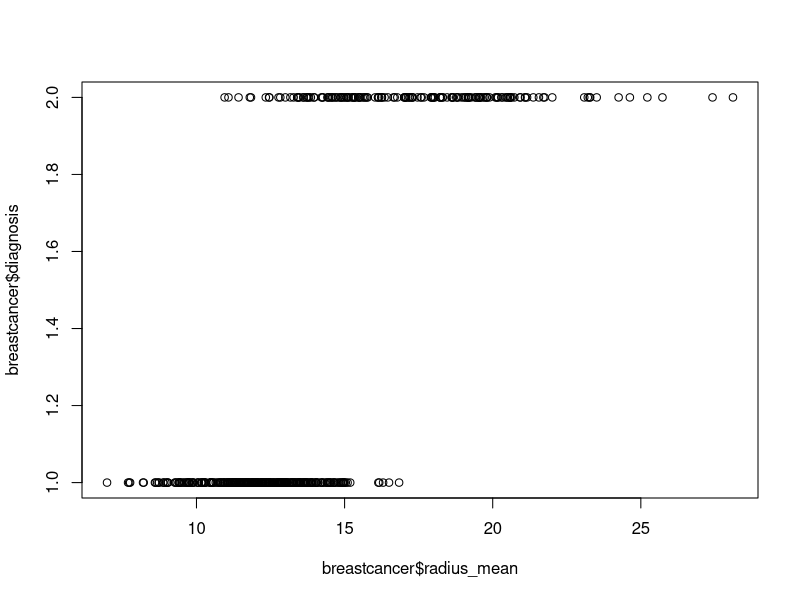
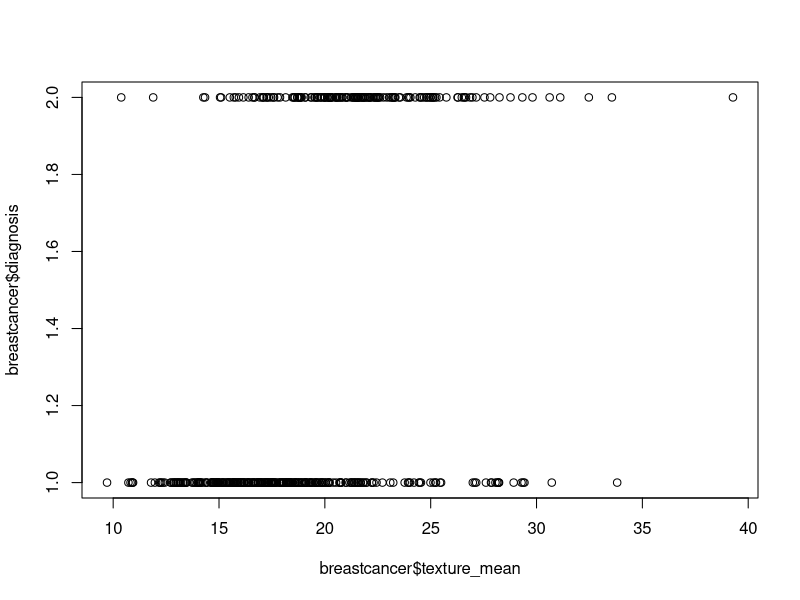
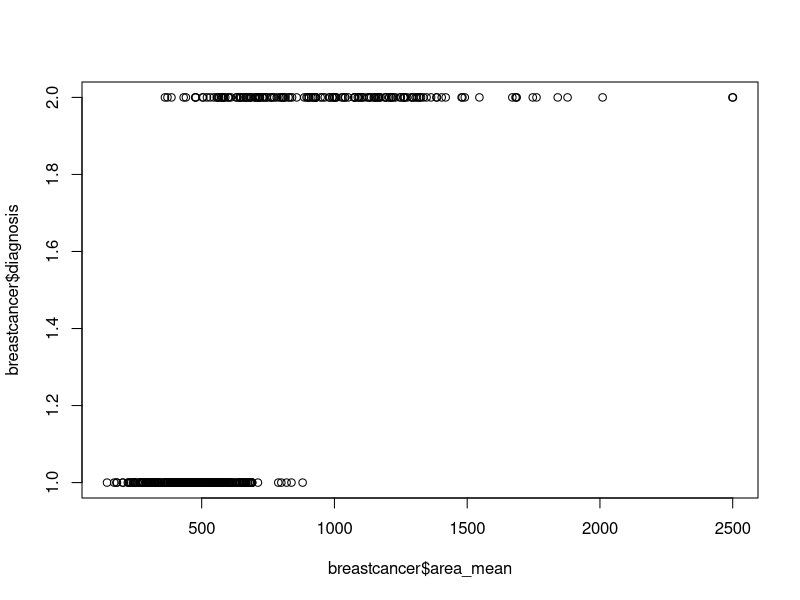
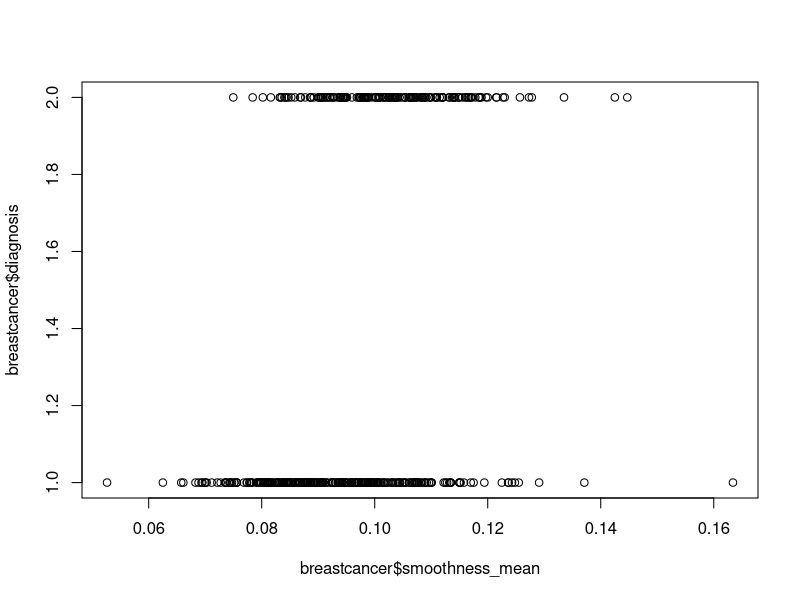
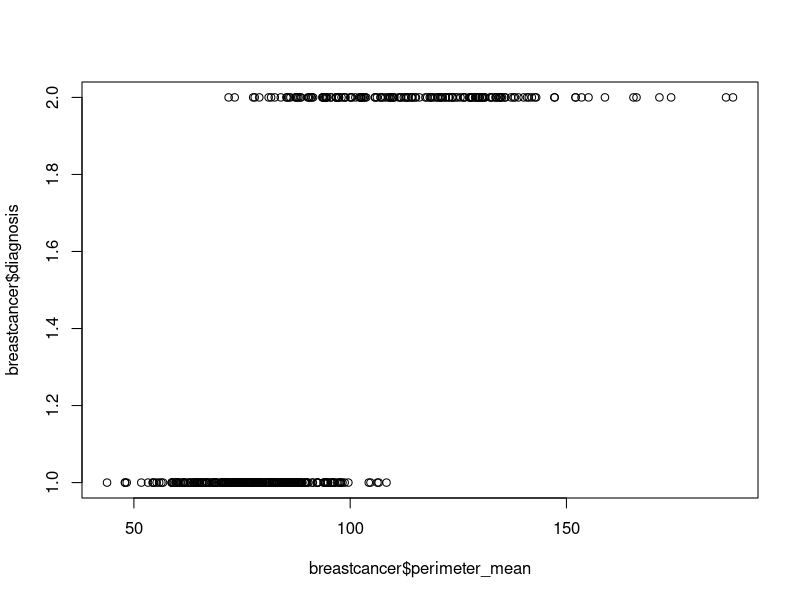
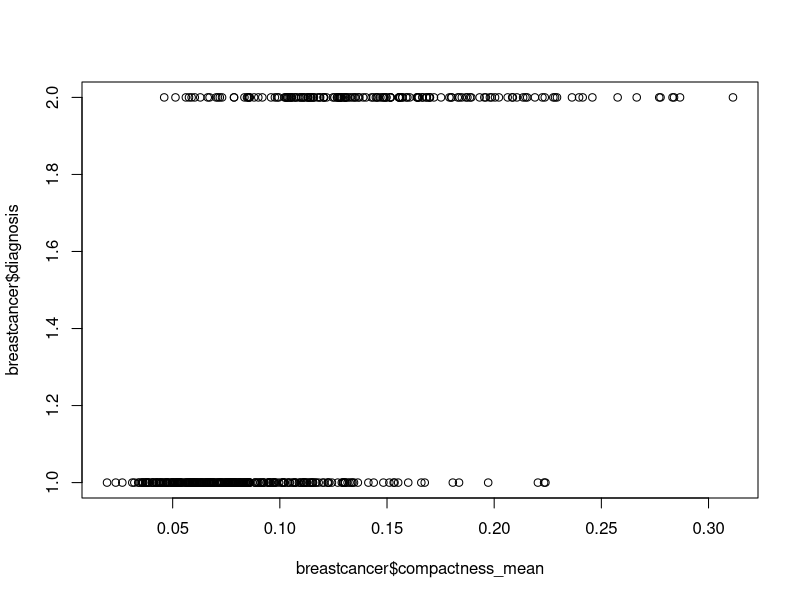
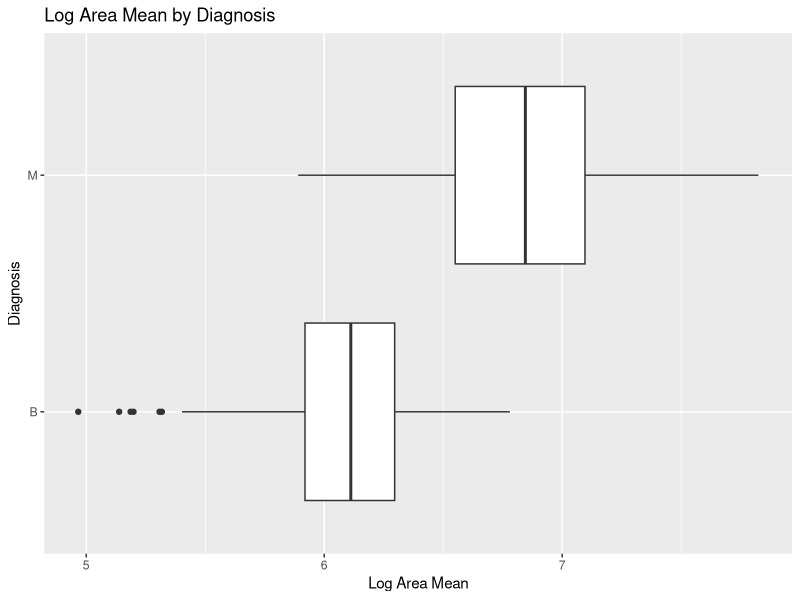
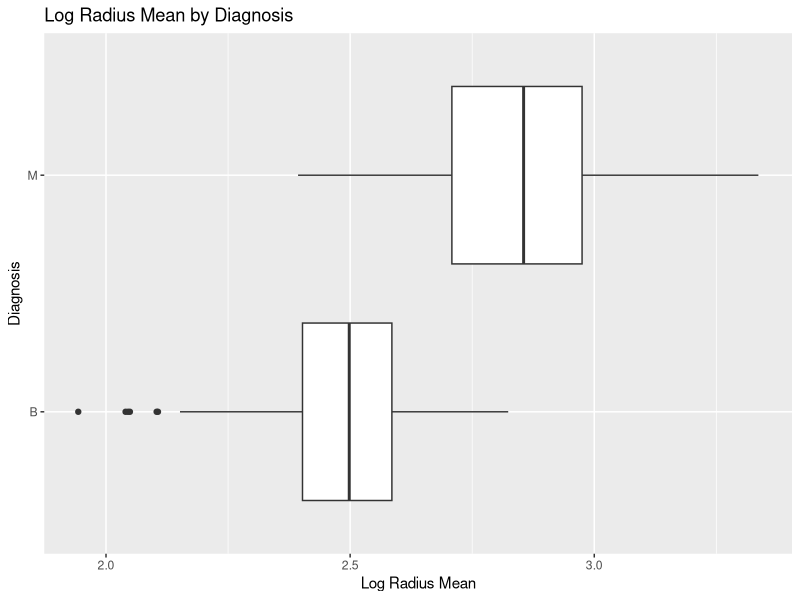

Source code (R) for these figures, in order:
## ---- chunk 1
library(ggplot2)
library(dplyr)
## ---- chunk 2
# Read in the data file and make diagnosis a factor variable.
breastcancer <- read.csv("breastcancer.csv")
breastcancer$diagnosis = factor(breastcancer$diagnosis)

# Print the summaries for all variable means
summary(breastcancer[3:12])
## ---- chunk 3
# First look at the scatter plots of the means.
radius_plot = plot(breastcancer$radius_mean, breastcancer$diagnosis)
texture_plot = plot(breastcancer$texture_mean, breastcancer$diagnosis)
area_plot = plot(breastcancer$area_mean, breastcancer$diagnosis)
smooth_plot = plot(breastcancer$smoothness_mean, breastcancer$diagnosis)
permieter_plot = plot(breastcancer$perimeter_mean, breastcancer$diagnosis)
compact_plot = plot(breastcancer$compactness_mean, breastcancer$diagnosis)
## ---- chunk 4
# Display the side-by-side boxplot for malignant and benign cancer samples.
breastcancer %>% ggplot(aes(log(area_mean), diagnosis)) + 
  geom_boxplot() + 
  xlab("Log Area Mean") +
  ylab("Diagnosis") +
  ggtitle("Log Area Mean by Diagnosis")

breastcancer %>% ggplot(aes(log(radius_mean), diagnosis)) + 
  geom_boxplot() + 
  xlab("Log Radius Mean") +
  ylab("Diagnosis") +
  ggtitle("Log Radius Mean by Diagnosis")

breastcancer %>% ggplot(aes(log(texture_mean), diagnosis)) +
  geom_boxplot() + 
  xlab("Log Texture Mean") +
  ylab("Diagnosis") +
  ggtitle("Log Texture Mean by Diagnosis")

breastcancer %>% ggplot(aes(log(perimeter_mean), diagnosis)) + 
  geom_boxplot() + 
  xlab("Log Perimeter Mean") +
  ylab("Diagnosis") +
  ggtitle("Log Perimeter Mean by Diagnosis")

breastcancer %>% ggplot(aes(log(compactness_mean), diagnosis)) + 
  geom_boxplot() + 
  xlab("Log Compactness Mean") +
  ylab("Diagnosis") +
  ggtitle("Log Compactness Mean by Diagnosis")

breastcancer %>% ggplot(aes(1/(fractal_dimension_mean), diagnosis)) + 
  geom_boxplot() + 
  xlab("Reciprical of Fractal Dimension Mean") +
  ylab("Diagnosis") +
  ggtitle("Reciprical Fractal Dimension Mean by Diagnosis")

breastcancer %>% ggplot(aes(sqrt(concave.points_mean), diagnosis)) + 
  geom_boxplot() + 
  xlab("Square Root Concavity Points Mean") +
  ylab("Diagnosis") +
  ggtitle("Square Root Concave Points Mean by Diagnosis")

breastcancer %>% ggplot(aes((concavity_mean)^(1/3), diagnosis)) +
  geom_boxplot() + 
  xlab("Cube Root Concavity Mean") +
  ylab("Diagnosis") +
  ggtitle("Cube Root Concavity Mean by Diagnosis")

breastcancer %>% ggplot(aes(log(symmetry_mean), diagnosis)) + 
  geom_boxplot() + 
  xlab("Log Symmetry Mean") +
  ylab("Diagnosis") +
  ggtitle("Log Symmetry Mean by Diagnosis")

breastcancer %>% ggplot(aes(smoothness_mean, diagnosis)) + 
  geom_boxplot() + 
  xlab("Smoothness Mean") +
  ylab("Diagnosis") +
  ggtitle("Smoothness Mean by Diagnosis")
